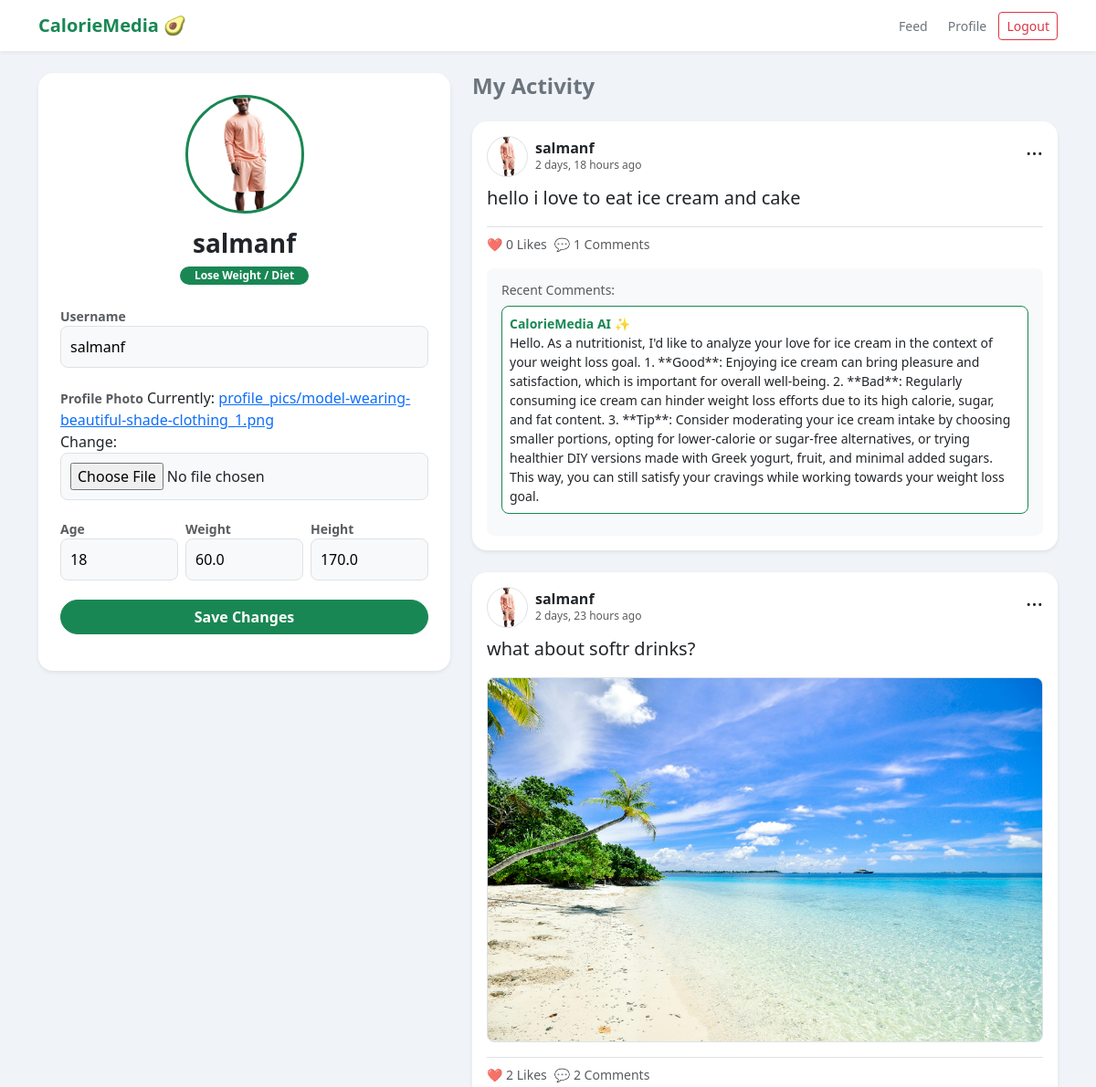
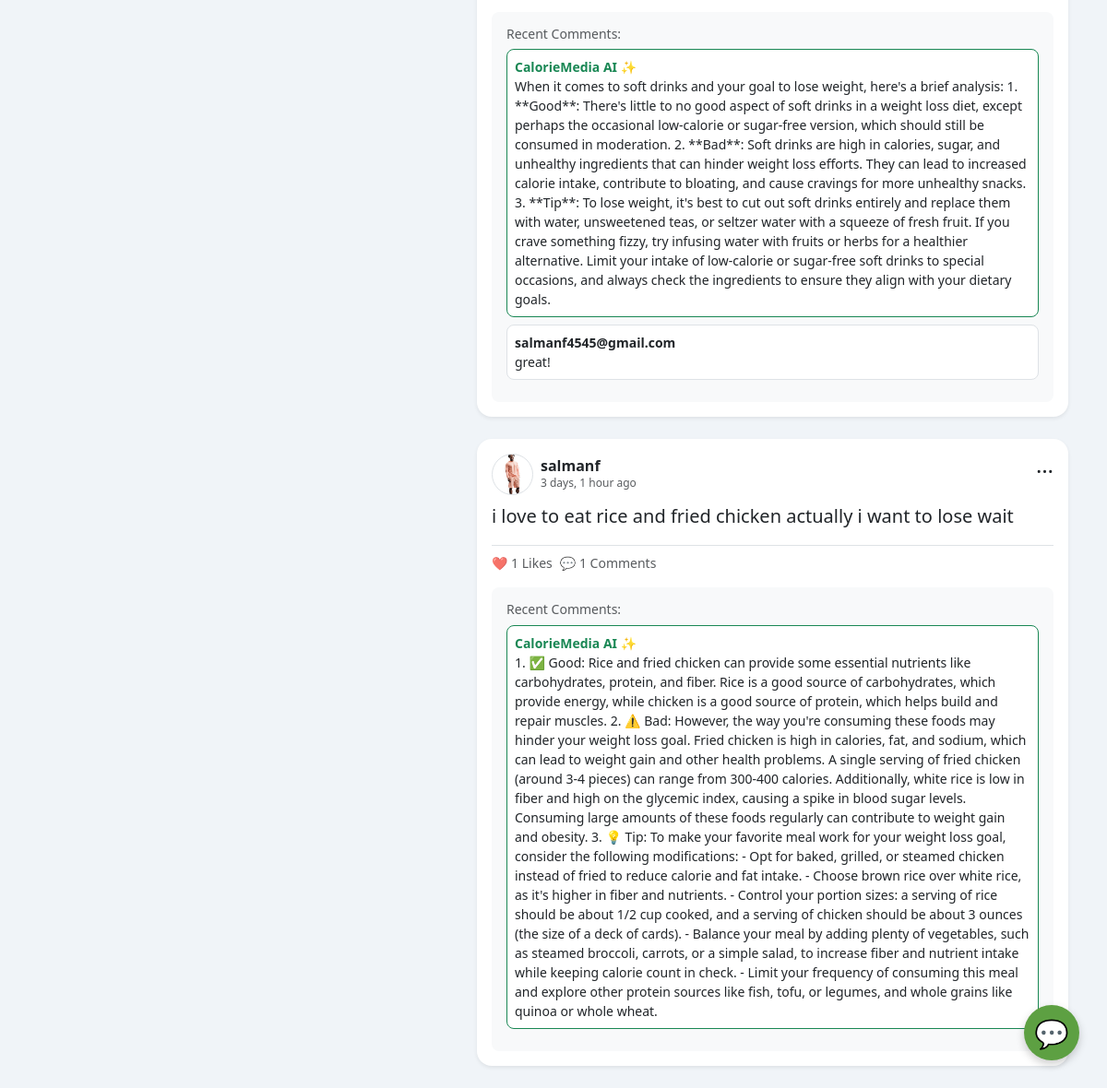
Screenshot of /profile/ (signed in) with the database file from the repository (2 pictures, top to bottom).
### accounts/models.py (models this page shows, shortened)
class Profile(models.Model):
    GOAL_CHOICES = [
        ('DIET', 'Lose Weight / Diet'),
        ('GAIN', 'Gain Fat / Muscle'),
    ]
    user = models.OneToOneField(User, on_delete=models.CASCADE)
    image = models.ImageField(default='default.jpg', upload_to='profile_pics')
    age = models.IntegerField(default=18)
    gender = models.CharField(max_length=10, default='Not Specified')
    weight = models.FloatField(help_text="in kg", default=60.0)
    height = models.FloatField(help_text="in cm", default=170.0)
    goal = models.CharField(max_length=4, choices=GOAL_CHOICES, default='DIET')

### feed/models.py (models this page shows, shortened)
class Post(models.Model):
    content = models.TextField()
    image = models.ImageField(upload_to='post_images', blank=True, null=True)
    date_posted = models.DateTimeField(default=timezone.now)
    author = models.ForeignKey(User, on_delete=models.CASCADE)
    likes = models.ManyToManyField(User, related_name='blog_posts', blank=True)

class Comment(models.Model):
    post = models.ForeignKey(Post, related_name='comments', on_delete=models.CASCADE)
    author_name = models.CharField(max_length=100)
    content = models.TextField()
    date_posted = models.DateTimeField(default=timezone.now)
    is_ai = models.BooleanField(default=False)

### accounts/views.py (the view)
# urls.py: path('profile/', user_views.profile, name='profile'),
@login_required
def profile(request):
    if request.method == 'POST':
        u_form = UserUpdateForm(request.POST, instance=request.user)
        p_form = ProfileUpdateForm(request.POST, request.FILES, instance=request.user.profile)
        if u_form.is_valid() and p_form.is_valid():
            u_form.save()
            p_form.save()
            messages.success(request, 'Profile updated!')
            return redirect('profile')
    else:
        u_form = UserUpdateForm(instance=request.user)
        p_form = ProfileUpdateForm(instance=request.user.profile)
    user_posts = Post.objects.filter(author=request.user).order_by('-date_posted')
    context = {
        'u_form': u_form,
        'p_form': p_form,
        'posts': user_posts  # <--- PASS POSTS TO THE TEMPLATE
    }
    return render(request, 'accounts/profile.html', context)

### accounts/forms.py
class UserUpdateForm(forms.ModelForm):
    username = forms.CharField(help_text="Required. 150 characters or fewer.")
    email = forms.EmailField()
    class Meta:
        model = User
        fields = ['username', 'email']

class ProfileUpdateForm(forms.ModelForm):
    class Meta:
        model = Profile
        fields = ['image', 'age', 'weight', 'height', 'goal']

### templates/accounts/profile.html (shortened to what this page needs)
{% extends "base.html" %}
{% block content %}
<div class="row justify-content-center">
    <div class="col-md-5 mb-4">
        <div class="card border-0 shadow-sm rounded-4 p-4 sticky-top" style="top: 20px; z-index: 1;">
            <div class="text-center mb-4">
                <img src="{{ user.profile.image.url }}"
                     onerror="this.onerror=null;this.src='https://cdn-icons-png.flaticon.com/512/847/847969.png';"
                     class="rounded-circle mb-3 border border-3 border-success"
                     style="width: 130px; height: 130px; object-fit: cover; aspect-ratio: 1/1;">
                <h3 class="fw-bold">{{ user.username }}</h3>
                <div class="badge bg-success rounded-pill px-3">{{ user.profile.get_goal_display }}</div>
            </div>
            <form method="POST" enctype="multipart/form-data">
                <div class="mb-3">
                    <label class="fw-bold small text-muted">Username</label>
                    {{ u_form.username }}
                </div>
                <div class="mb-3">
                    <label class="fw-bold small text-muted">Profile Photo</label>
                    {{ p_form.image }}
                </div>
                <div class="row g-2 mb-3">
                    <div class="col-4">
                        <label class="small fw-bold text-muted">Age</label>
                        {{ p_form.age }}
                    </div>
                    <div class="col-4">
                        <label class="small fw-bold text-muted">Weight</label>
                        {{ p_form.weight }}
                    </div>
                    <div class="col-4">
                        <label class="small fw-bold text-muted">Height</label>
                        {{ p_form.height }}
                    </div>
                </div>
                <div class="text-center">
                    <button class="btn btn-success w-100 rounded-pill fw-bold" type="submit">Save Changes</button>
                </div>
            </form>
        </div>
    </div>
    <div class="col-md-7">
        <h4 class="mb-4 text-secondary fw-bold">My Activity</h4>
        {% if posts %}
            {% for post in posts %}
            <div class="card border-0 shadow-sm rounded-4 mb-4">
                <div class="card-body p-3">
                    <div class="d-flex justify-content-between align-items-start mb-2">
                        <div class="d-flex align-items-center">
                            <img src="{{ post.author.profile.image.url }}"
                                 onerror="this.onerror=null;this.src='https://cdn-icons-png.flaticon.com/512/847/847969.png';"
                                 class="rounded-circle me-2 border"
                                 style="width: 45px; height: 45px; object-fit: cover; aspect-ratio: 1/1;">
                            <div>
                                <h6 class="fw-bold mb-0 text-dark">{{ post.author.username }}</h6>
                                <small class="text-muted" style="font-size: 0.75rem;">{{ post.date_posted|timesince }} ago</small>
                            </div>
                        </div>
                        <div class="dropdown">
                            <button class="btn btn-link text-dark text-decoration-none p-0 border-0"
                                    type="button" data-bs-toggle="dropdown" aria-expanded="false"
                                    style="font-size: 1.5rem; line-height: 1;">
                                &#8230;
                            </button>
                        </div>
                    </div>
                    <p class="card-text fs-5 mb-3">{{ post.content|linebreaksbr }}</p>
                    {% if post.image %}
                    <div class="mb-3">
                        <img src="{{ post.image.url }}" class="img-fluid rounded-3 w-100 border" style="max-height: 400px; object-fit: cover;">
                    </div>
                    {% endif %}
                    <div class="d-flex align-items-center gap-2 border-top pt-2 mb-3">
                        <span class="text-muted small">❤️ {{ post.likes.count }} Likes</span>
                        <span class="text-muted small">💬 {{ post.comments.count }} Comments</span>
                    </div>
                    {% if post.comments.all %}
                    <div class="bg-light p-3 rounded-3">
                        <h6 class="small text-muted mb-2">Recent Comments:</h6>
                        {% for comment in post.comments.all %}
                            <div class="d-flex mb-2">
                                <div class="flex-grow-1">
                                    <div class="bg-white p-2 rounded-3 border {% if comment.is_ai %}border-success{% endif %}">
                                        <strong class="d-block small {% if comment.is_ai %}text-success{% else %}text-dark{% endif %}">
                                            {{ comment.author_name }} {% if comment.is_ai %}✨{% endif %}
                                        </strong>
                                        <span class="small">{{ comment.content }}</span>
                                    </div>
                                </div>
                            </div>
                        {% endfor %}
                    </div>
                    {% endif %}
                </div>
            </div>
            {% endfor %}
        {% else %}
            <div class="text-center py-5 text-muted">
                <h4>No posts yet! 🥑</h4>
                <p>Share your first meal on the home page.</p>
                <a href="{% url 'home' %}" class="btn btn-success rounded-pill">Go to Feed</a>
            </div>
        {% endif %}
    </div>
</div>
{% endblock %}

### templates/base.html (shortened to what this page needs)
{% load static %}
<!DOCTYPE html>
<html>
<head>
    <link href="https://cdn.jsdelivr.net/npm/bootstrap@5.3.0/dist/css/bootstrap.min.css" rel="stylesheet">
</head>
<body>
<nav class="navbar navbar-expand-lg navbar-light mb-4">
    <div class="container">
        <a class="navbar-brand fw-bold text-success" href="{% url 'home' %}">CalorieMedia 🥑</a>
        <div class="ms-auto">
            {% if user.is_authenticated %}
                <a href="{% url 'home' %}" class="btn btn-sm btn-link text-decoration-none text-secondary">Feed</a>
                <a href="{% url 'profile' %}" class="btn btn-sm btn-link text-decoration-none text-secondary">Profile</a>
                <form action="{% url 'logout' %}" method="post" class="d-inline">
                    <button type="submit" class="btn btn-sm btn-outline-danger">Logout</button>
                </form>
            {% else %}
                <a href="{% url 'login' %}" class="btn-header-login">Sign In</a>
                <a href="{% url 'register' %}" class="btn-header-signup">Sign Up</a>
            {% endif %}
        </div>
    </div>
</nav>
    <div class="container">
        {% block content %}{% endblock %}
    </div>
<div id="chat-btn" onclick="toggleChat()" style="position: fixed; bottom: 30px; right: 30px; width: 60px; height: 60px; background: #5da042; border-radius: 50%; display: flex; align-items: center; justify-content: center; cursor: pointer; box-shadow: 0 4px 10px rgba(0,0,0,0.2); z-index: 1000;">
    <span style="font-size: 30px;">💬</span>
</div>
</body>
</html>

### templates/base.html (style rules this page uses)
body { background-color: #f0f4f8; font-family: 'Poppins', sans-serif; color: #2d3436; }
.navbar { background-color: #ffffff; box-shadow: 0 2px 4px rgba(0,0,0,0.05); }
body { background-color: #f0f4f8; color: #2d3436; font-family: 'Segoe UI', sans-serif; }
.card { border: none; border-radius: 15px; box-shadow: 0 4px 6px rgba(0,0,0,0.02); margin-bottom: 20px; }

### templates/accounts/profile.html (style rules this page uses)
input[type="text"], input[type="email"], input[type="number"], select, input[type="file"] { width: 100%; padding: 10px; border: 1px solid #dee2e6; border-radius: 8px; background-color: #f8f9fa; margin-bottom: 5px; }

### rows the page displays
Profile: age "18", weight "60.0", height "170.0"
Post: author.profile.image (picture), author.username "salmanf", date_posted "2 days, 18 hours", content "hello i love to eat ice cream and cake", likes.count "0", comments.count "1"
Comment: author_name "CalorieMedia AI", content "Hello. As a nutritionist, I'd like to analyze your love for ice cream in the context of your weight loss goal. 1. **Good**: Enjoying ice cream can bring pleasure and satisfaction, which is important for overall well-being. 2. **Bad**: Regularly consuming ice cream can hinder weight loss efforts due to its high calorie, sugar, and fat content. 3. **Tip**: Consider moderating your ice cream intake by choosing smaller portions, opting for lower-calorie or sugar-free alternatives, or trying healthier DIY versions made with Greek yogurt, fruit, and minimal added sugars. This way, you can still satisfy your cravings while working towards your weight loss goal."
Post: author.profile.image (picture), author.username "salmanf", date_posted "2 days, 23 hours", content "what about softr drinks?", image (picture), likes.count "2", comments.count "2"
Comment: author_name "CalorieMedia AI", content "When it comes to soft drinks and your goal to lose weight, here's a brief analysis: 1. **Good**: There's little to no good aspect of soft drinks in a weight loss diet, except perhaps the occasional low-calorie or sugar-free version, which should still be consumed in moderation. 2. **Bad**: Soft drinks are high in calories, sugar, and unhealthy ingredients that can hinder weight loss efforts. They can lead to increased calorie intake, contribute to bloating, and cause cravings for more unhealthy snacks. 3. **Tip**: To lose weight, it's best to cut out soft drinks entirely and replace them with water, unsweetened teas, or seltzer water with a squeeze of fresh fruit. If you crave something…"
Comment: author_name "salmanf4545@gmail.com", content "great!"
Post: author.profile.image (picture), author.username "salmanf", date_posted "3 days, 1 hour", content "i love to eat rice and fried chicken actually i want to lose wait", likes.count "1", comments.count "1"
Comment: author_name "CalorieMedia AI", content "1. ✅ Good: Rice and fried chicken can provide some essential nutrients like carbohydrates, protein, and fiber. Rice is a good source of carbohydrates, which provide energy, while chicken is a good source of protein, which helps build and repair muscles. 2. ⚠️ Bad: However, the way you're consuming these foods may hinder your weight loss goal. Fried chicken is high in calories, fat, and sodium, which can lead to weight gain and other health problems. A single serving of fried chicken (around 3-4 pieces) can range from 300-400 calories. Additionally, white rice is low in fiber and high on the glycemic index, causing a spike in blood sugar levels. Consuming large amounts of these foods…"

### other values shown
{{ user.username }} "salmanf"
{{ user.profile.get_goal_display }} "Lose Weight / Diet"
